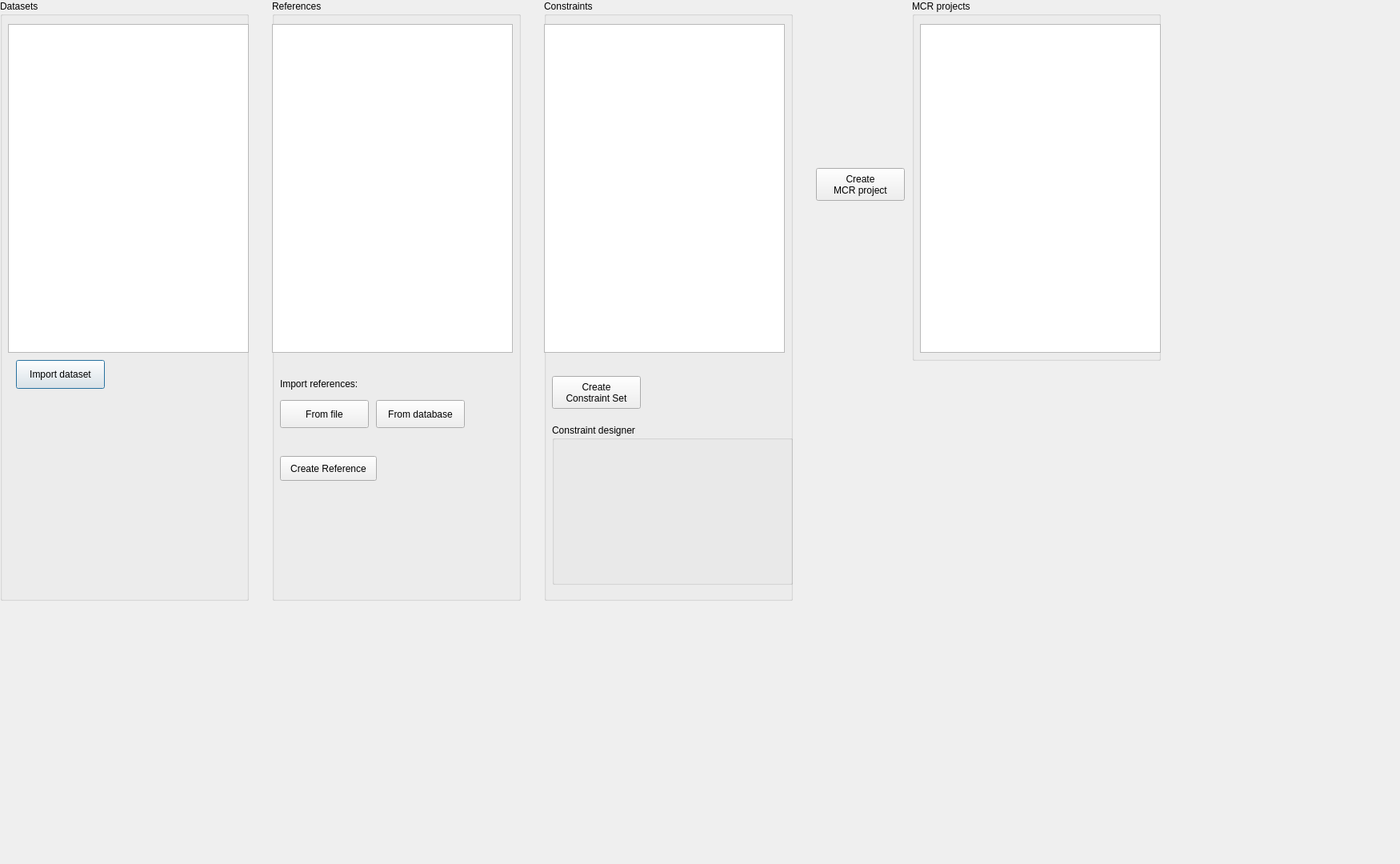
<?xml version="1.0" encoding="UTF-8"?>
<ui version="4.0">
 <class>Dialog</class>
 <widget class="QDialog" name="Dialog">
  <property name="geometry">
   <rect>
    <x>0</x>
    <y>0</y>
    <width>1750</width>
    <height>1080</height>
   </rect>
  </property>
  <property name="windowTitle">
   <string>MCR project</string>
  </property>
  <widget class="QGroupBox" name="groupBox">
   <property name="geometry">
    <rect>
     <x>0</x>
     <y>0</y>
     <width>311</width>
     <height>751</height>
    </rect>
   </property>
   <property name="title">
    <string>Datasets</string>
   </property>
   <widget class="QListView" name="listView_datasets">
    <property name="geometry">
     <rect>
      <x>10</x>
      <y>30</y>
      <width>301</width>
      <height>411</height>
     </rect>
    </property>
   </widget>
   <widget class="QPushButton" name="pushButton_2">
    <property name="geometry">
     <rect>
      <x>20</x>
      <y>450</y>
      <width>111</width>
      <height>36</height>
     </rect>
    </property>
    <property name="text">
     <string>Import dataset</string>
    </property>
   </widget>
  </widget>
  <widget class="QGroupBox" name="groupBox_2">
   <property name="geometry">
    <rect>
     <x>680</x>
     <y>0</y>
     <width>311</width>
     <height>751</height>
    </rect>
   </property>
   <property name="title">
    <string>Constraints</string>
   </property>
   <widget class="QPushButton" name="pushButton_5">
    <property name="geometry">
     <rect>
      <x>10</x>
      <y>470</y>
      <width>111</width>
      <height>41</height>
     </rect>
    </property>
    <property name="text">
     <string>Create
Constraint Set</string>
    </property>
   </widget>
   <widget class="QGroupBox" name="groupBox_4">
    <property name="geometry">
     <rect>
      <x>10</x>
      <y>530</y>
      <width>301</width>
      <height>201</height>
     </rect>
    </property>
    <property name="title">
     <string>Constraint designer</string>
    </property>
    <widget class="QWidget" name="verticalLayoutWidget">
     <property name="geometry">
      <rect>
       <x>9</x>
       <y>19</y>
       <width>291</width>
       <height>171</height>
      </rect>
     </property>
     <layout class="QVBoxLayout" name="verticalLayout"/>
    </widget>
   </widget>
   <widget class="QTreeView" name="treeView_constraints">
    <property name="geometry">
     <rect>
      <x>0</x>
      <y>30</y>
      <width>301</width>
      <height>411</height>
     </rect>
    </property>
   </widget>
  </widget>
  <widget class="QGroupBox" name="groupBox_3">
   <property name="geometry">
    <rect>
     <x>340</x>
     <y>0</y>
     <width>311</width>
     <height>751</height>
    </rect>
   </property>
   <property name="title">
    <string>References</string>
   </property>
   <widget class="QPushButton" name="pushButton_9">
    <property name="geometry">
     <rect>
      <x>10</x>
      <y>500</y>
      <width>111</width>
      <height>35</height>
     </rect>
    </property>
    <property name="text">
     <string>From file</string>
    </property>
   </widget>
   <widget class="QPushButton" name="pushButton_11">
    <property name="geometry">
     <rect>
      <x>130</x>
      <y>500</y>
      <width>111</width>
      <height>35</height>
     </rect>
    </property>
    <property name="text">
     <string>From database</string>
    </property>
   </widget>
   <widget class="QLabel" name="label">
    <property name="geometry">
     <rect>
      <x>10</x>
      <y>470</y>
      <width>141</width>
      <height>20</height>
     </rect>
    </property>
    <property name="text">
     <string>Import references:</string>
    </property>
   </widget>
   <widget class="QTreeView" name="treeView_references">
    <property name="geometry">
     <rect>
      <x>0</x>
      <y>30</y>
      <width>301</width>
      <height>411</height>
     </rect>
    </property>
   </widget>
   <widget class="QPushButton" name="createReference">
    <property name="geometry">
     <rect>
      <x>10</x>
      <y>570</y>
      <width>121</width>
      <height>31</height>
     </rect>
    </property>
    <property name="text">
     <string>Create Reference</string>
    </property>
   </widget>
  </widget>
  <widget class="QPushButton" name="pushButton_6">
   <property name="geometry">
    <rect>
     <x>1020</x>
     <y>210</y>
     <width>111</width>
     <height>41</height>
    </rect>
   </property>
   <property name="text">
    <string>Create
MCR project</string>
   </property>
  </widget>
  <widget class="QGroupBox" name="groupBox_5">
   <property name="geometry">
    <rect>
     <x>1140</x>
     <y>0</y>
     <width>311</width>
     <height>451</height>
    </rect>
   </property>
   <property name="title">
    <string>MCR projects</string>
   </property>
   <widget class="QListView" name="listView_datasets_2">
    <property name="geometry">
     <rect>
      <x>10</x>
      <y>30</y>
      <width>301</width>
      <height>411</height>
     </rect>
    </property>
   </widget>
  </widget>
 </widget>
 <resources/>
 <connections/>
</ui>
